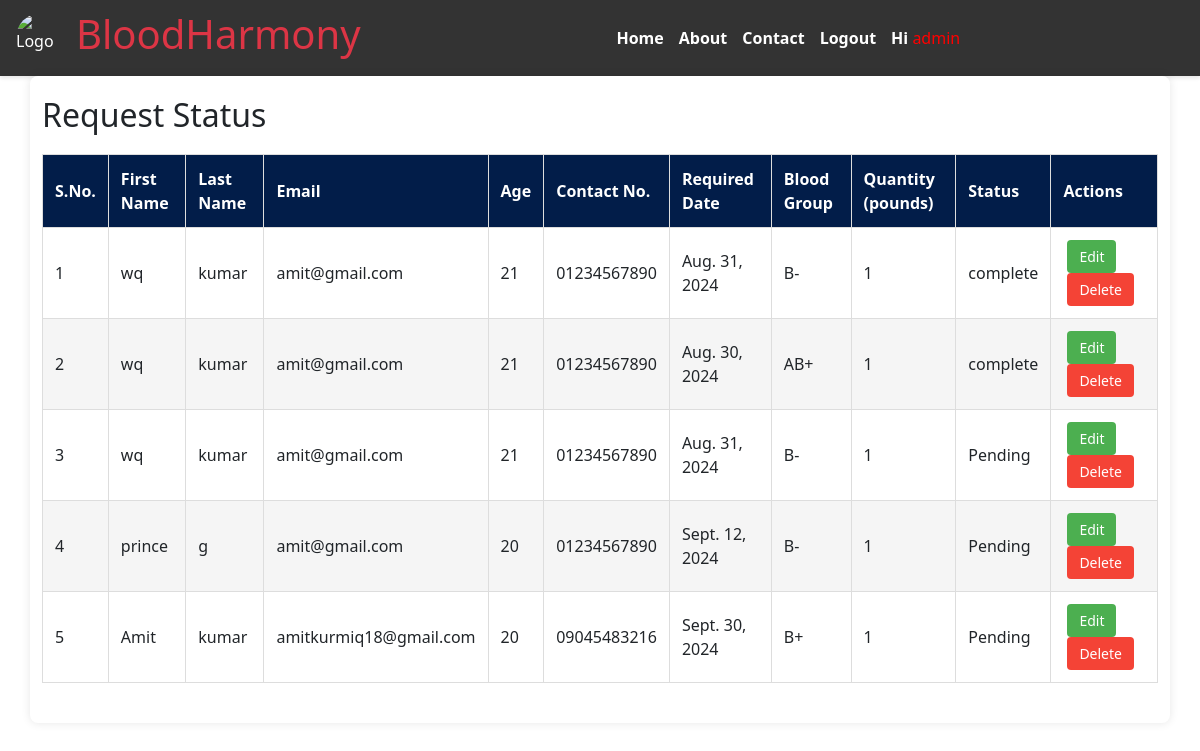
Page /requests/ (signed in) on the committed database.
### donor/models.py (models this page shows, shortened)
class BloodRequest(models.Model):
    BLOOD_GROUP_CHOICES = [
        ('A+', 'A+'),
        ('A-', 'A-'),
        ('B+', 'B+'),
        ('B-', 'B-'),
        ('AB+', 'AB+'),
        ('AB-', 'AB-'),
        ('O+', 'O+'),
        ('O-', 'O-'),
    ]
    user = models.ForeignKey(UserProfile, on_delete=models.CASCADE)
    blood_group = models.CharField(max_length=3, choices=BLOOD_GROUP_CHOICES)
    required_date = models.DateField()
    quantity = models.PositiveIntegerField(default=1)
    status = models.CharField(max_length=10, default='Pending')

class UserProfile(models.Model):
    user = models.OneToOneField(User, on_delete=models.CASCADE)
    user_type = models.CharField(max_length=20)
    otp = models.CharField(max_length=6, null=True, blank=True)
    email_verified = models.BooleanField(default=False)

class RecipientProfile(models.Model):
    user = models.OneToOneField(UserProfile, on_delete=models.CASCADE)
    first_name = models.CharField(max_length=30)
    last_name = models.CharField(max_length=30)
    age = models.IntegerField()
    contact_number = models.CharField(max_length=15)
    address = models.CharField(max_length=255)

### donor/views.py (the view)
# urls.py: path('requests/', views.request_list_view, name='request_list'),
def request_list_view(request):
    recipient_requests = BloodRequest.objects.all()  # Ensure this is the correct query
    context = {
        'recipient_requests': recipient_requests
    }
    return render(request, 'donor/request_list.html', context)

### donor/templates/donor/request_list.html (shortened to what this page needs)
{% extends "home.html" %}
{% block content %}
<main>
  <div class="container">
    <h2>Request Status</h2>
    <table id="request-table">
      <thead>
        <tr>
          <th>S.No.</th>
          <th>First Name</th>
          <th>Last Name</th>
          <th>Email</th>
          <th>Age</th>
          <th>Contact No.</th>
          <th>Required Date</th>
          <th>Blood Group</th>
          <th>Quantity (pounds)</th>
          <th>Status</th>
          <th>Actions</th>
        </tr>
      </thead>
      <tbody>
        {% for request in recipient_requests %}
        <tr>
           <td>{{ forloop.counter }}</td>
            <td>{{ request.user.recipientprofile.first_name }}</td>
            <td>{{ request.user.recipientprofile.last_name }}</td>
            <td>{{ request.user.user.email }}</td>
            <td>{{ request.user.recipientprofile.age }}</td>
            <td>{{ request.user.recipientprofile.contact_number }}</td>
            <td>{{ request.required_date }}</td>
            <td>{{ request.blood_group }}</td>
            <td>{{ request.quantity }} </td>
            <td>{{ request.status }}</td>
          <td>
            <a href="{% url 'edit_request' request.id %}" class="action-btn edit">Edit</a>
            <a href="{% url 'delete_request' request.id %}" class="action-btn delete">Delete</a>
          </td>
        </tr>
        {% empty %}
        <tr>
            <td colspan="11" style="text-align: center;">No requests available.</td>
        </tr>
        {% endfor %}
      </tbody>
    </table>
  </div>
</main>
{% endblock %}

### donor/templates/home.html (shortened to what this page needs)
<!DOCTYPE html>
<html lang="en">
<head>
    {% load static %}
    <link rel="stylesheet" href="{% static 'css/a.css' %}" />
    <link
      href="https://cdn.jsdelivr.net/npm/bootstrap@5.3.3/dist/css/bootstrap.min.css"
      rel="stylesheet"
    />
</head>
<body>
    <header>
        <nav>
            <div class="logo">
                <img
                  src="https://media.istockphoto.com/id/627356286/photo/general-practitioner-doing-blood-test.jpg?s=612x612&w=0&k=20&c=Zzz_k6JuoDvpmBCKZ_pBzw81yd3awM4hIr6Bf7Zoxig="
                  alt="Logo"
                />
                <h1>
                    <a
                      class="text-danger text-decoration-none cursor-pointer"
                      href="{% url 'index' %}"
                    >BloodHarmony</a>
                </h1>
            </div>
            <ul class="nav-links">
                <li><a href="{% url 'index' %}">Home</a></li>
                <li><a href="{% url 'about' %}">About</a></li>
                <li><a href="{% url 'contact' %}">Contact</a></li>
                {% if user.is_authenticated %}
                    <li><a href="{% url 'logout' %}">Logout</a></li>
                    <li><a>Hi <span>{{ user.username }}</span></a></li>
                {% else %}
                    <li><a href="{% url 'login' %}">Login</a></li>
                    <li><a href="{% url 'register' %}">Register</a></li>
                {% endif %}
            </ul>
        </nav>
    </header>
    {% block content %}{% endblock %}
</body>
</html>

### donor/static/css/a.css (style rules this page uses)
* { margin: 0; padding: 0; box-sizing: border-box; }
body { font-family: Arial, sans-serif; background-color: #f4f4f4; width: 100vw; display: flex; flex-direction: column; }
html, body { height: 100%; margin: 0; }
header { background-color: #333; color: white; padding: 10px 0; box-shadow: 0 2px 4px rgba(0, 0, 0, 0.1); }
nav { display: flex; justify-content: space-between; align-items: center; max-width: 1200px; margin: 0 auto; padding: 0 1rem; }
.logo { display: flex; align-items: center; }
.logo img { width: 50px; height: 50px; border-radius: 50%; }
.logo h1 { color: white; margin-left: 10px; }
.nav-links { list-style: none; display: flex; gap: 15px; margin: auto; }
.nav-links li { display: inline; }
.nav-links a { color: white; text-decoration: none; font-weight: bold; transition: color 0.3s; margin-top: 20px; }
.container { width: 50%; margin: 0 auto; padding: 20px; box-shadow: 0 0 10px rgba(0, 0, 0, 0.1); border-radius: 8px; background-color: #fff; }
html, body { height: 100%; margin: 0; display: flex; flex-direction: column; }

### rows in the picture
BloodRequest: user.recipientprofile.first_name "wq", user.recipientprofile.last_name "kumar", user.user.email "amit@gmail.com", user.recipientprofile.age "21", user.recipientprofile.contact_number "01234567890", required_date "Aug. 31, 2024", blood_group "B-", quantity "1", status "complete"
BloodRequest: user.recipientprofile.first_name "wq", user.recipientprofile.last_name "kumar", user.user.email "amit@gmail.com", user.recipientprofile.age "21", user.recipientprofile.contact_number "01234567890", required_date "Aug. 30, 2024", blood_group "AB+", quantity "1", status "complete"
BloodRequest: user.recipientprofile.first_name "wq", user.recipientprofile.last_name "kumar", user.user.email "amit@gmail.com", user.recipientprofile.age "21", user.recipientprofile.contact_number "01234567890", required_date "Aug. 31, 2024", blood_group "B-", quantity "1", status "Pending"
BloodRequest: user.recipientprofile.first_name "prince", user.recipientprofile.last_name "g", user.user.email "amit@gmail.com", user.recipientprofile.age "20", user.recipientprofile.contact_number "01234567890", required_date "Sept. 12, 2024", blood_group "B-", quantity "1", status "Pending"
BloodRequest: user.recipientprofile.first_name "Amit", user.recipientprofile.last_name "kumar", user.user.email "amitkurmiq18@gmail.com", user.recipientprofile.age "20", user.recipientprofile.contact_number "09045483216", required_date "Sept. 30, 2024", blood_group "B+", quantity "1", status "Pending"

### other values in the picture
{{ user.username }} "admin"
